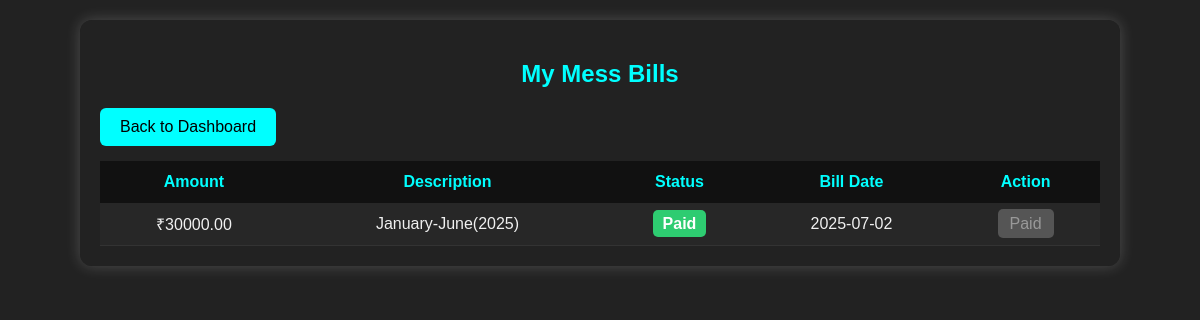
The app's page /student_bills.php (signed in) with its own data.
### tables this page shows
CREATE TABLE `billing` (
  `id` int(11) NOT NULL,
  `rollno` varchar(20) NOT NULL,
  `amount` decimal(10,2) NOT NULL,
  `description` varchar(255) DEFAULT NULL,
  `status` enum('paid','unpaid') DEFAULT 'unpaid',
  `bill_date` date DEFAULT curdate()
);

### student_bills.php (the view, shortened to what this page needs)
<?php
require_once "db.php";
$rollno = $_SESSION["student_rollno"];
$stmt = $conn->prepare("SELECT * FROM billing WHERE rollno = ?");
$stmt->execute([$rollno]);
$bills = $stmt->fetchAll(PDO::FETCH_ASSOC);
?>
<!DOCTYPE html>
<html lang="en">
<head>
</head>
<body>
  <div class="container">
    <h2>My Mess Bills</h2>
    <a href="student_dashboard.php" class="btn-back">Back to Dashboard</a>
    <table>
      <thead>
        <tr>
          <th>Amount</th>
          <th>Description</th>
          <th>Status</th>
          <th>Bill Date</th>
          <th>Action</th>
        </tr>
      </thead>
      <tbody>
        <?php foreach ($bills as $bill) { ?>
        <tr>
          <td data-label="Amount">₹<?php echo htmlspecialchars($bill['amount']); ?></td>
          <td data-label="Description"><?php echo htmlspecialchars($bill['description']); ?></td>
          <td data-label="Status">
            <?php if ($bill['status'] == 'unpaid') { ?>
              <span class="badge badge-danger">Unpaid</span>
            <?php } else { ?>
              <span class="badge badge-success">Paid</span>
            <?php } ?>
          </td>
          <td data-label="Bill Date"><?php echo htmlspecialchars($bill['bill_date']); ?></td>
          <td data-label="Action">
            <?php if ($bill['status'] == 'unpaid') { ?>
              <a href="pay_bill.php?id=<?php echo $bill['id']; ?>" class="btn-action" onclick="return confirmPayment();">Pay Now</a>
            <?php } else { ?>
              <span class="btn-disabled">Paid</span>
            <?php } ?>
          </td>
        </tr>
        <?php } ?>
      </tbody>
    </table>
  </div>
</body>
</html>

### student_bills.php (style rules this page uses)
body { margin: 0; background: #222; color: #f0f0f0; font-family: Arial, sans-serif; padding: 20px; display: flex; justify-content: center; }
.container { width: 100%; max-width: 1000px; background: rgba(34,34,34,0.95); padding: 20px; border-radius: 12px; box-shadow: 0 0 15px rgba(255,255,255,0.2); }
h2 { text-align: center; margin-bottom: 20px; color: #0ff; }
.btn-back { display: inline-block; background: #0ff; color: #000; padding: 10px 20px; text-decoration: none; border-radius: 6px; margin-bottom: 15px; }
table { width: 100%; border-collapse: collapse; background: rgba(40,40,40,0.9); }
thead { background: #111; }
thead th { color: #0ff; padding: 12px; }
tbody td { padding: 10px; text-align: center; border-bottom: 1px solid #333; }
.badge { padding: 5px 10px; border-radius: 5px; font-weight: bold; }
.badge-success { background: #2ecc71; color: #fff; }
.btn-disabled { background: #555; color: #999; padding: 6px 12px; border-radius: 5px; cursor: not-allowed; }

### records on screen
billing: amount "30000.00", description "January-June(2025)", status "Paid", bill_date "2025-07-02"
